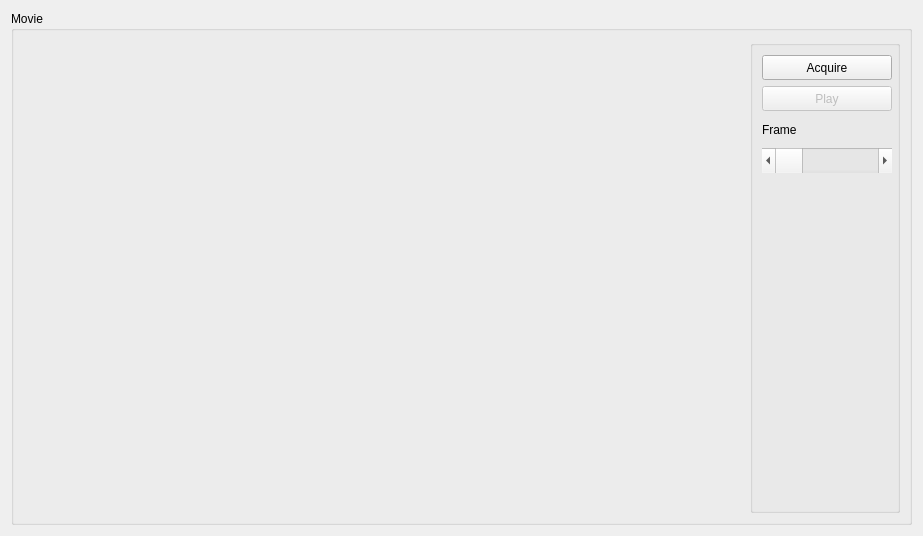
<?xml version="1.0" encoding="UTF-8"?>
<ui version="4.0">
 <class>ImageHandler</class>
 <widget class="QWidget" name="ImageHandler">
  <property name="geometry">
   <rect>
    <x>0</x>
    <y>0</y>
    <width>923</width>
    <height>536</height>
   </rect>
  </property>
  <property name="windowTitle">
   <string>Form</string>
  </property>
  <layout class="QVBoxLayout" name="verticalLayout">
   <item>
    <widget class="QGroupBox" name="groupBox_3">
     <property name="minimumSize">
      <size>
       <width>0</width>
       <height>0</height>
      </size>
     </property>
     <property name="maximumSize">
      <size>
       <width>16777215</width>
       <height>16777215</height>
      </size>
     </property>
     <property name="title">
      <string>Movie</string>
     </property>
     <layout class="QHBoxLayout" name="horizontalLayout_7">
      <item>
       <widget class="QLabel" name="labelImage">
        <property name="minimumSize">
         <size>
          <width>450</width>
          <height>0</height>
         </size>
        </property>
       </widget>
      </item>
      <item>
       <widget class="QGroupBox" name="groupBox_5">
        <property name="minimumSize">
         <size>
          <width>150</width>
          <height>0</height>
         </size>
        </property>
        <property name="maximumSize">
         <size>
          <width>150</width>
          <height>16777215</height>
         </size>
        </property>
        <property name="title">
         <string/>
        </property>
        <layout class="QVBoxLayout" name="verticalLayout_5">
         <item>
          <widget class="QPushButton" name="pushButton_acquireMovies">
           <property name="minimumSize">
            <size>
             <width>130</width>
             <height>25</height>
            </size>
           </property>
           <property name="maximumSize">
            <size>
             <width>100</width>
             <height>25</height>
            </size>
           </property>
           <property name="text">
            <string>Acquire</string>
           </property>
          </widget>
         </item>
         <item>
          <widget class="QPushButton" name="pushButton_play">
           <property name="enabled">
            <bool>false</bool>
           </property>
           <property name="minimumSize">
            <size>
             <width>130</width>
             <height>25</height>
            </size>
           </property>
           <property name="maximumSize">
            <size>
             <width>100</width>
             <height>25</height>
            </size>
           </property>
           <property name="text">
            <string>Play</string>
           </property>
           <property name="checkable">
            <bool>true</bool>
           </property>
          </widget>
         </item>
         <item>
          <widget class="QLabel" name="label_3">
           <property name="minimumSize">
            <size>
             <width>0</width>
             <height>25</height>
            </size>
           </property>
           <property name="maximumSize">
            <size>
             <width>16777215</width>
             <height>25</height>
            </size>
           </property>
           <property name="text">
            <string>Frame</string>
           </property>
          </widget>
         </item>
         <item>
          <widget class="QScrollBar" name="frameScrollControll">
           <property name="minimumSize">
            <size>
             <width>130</width>
             <height>25</height>
            </size>
           </property>
           <property name="maximumSize">
            <size>
             <width>100</width>
             <height>25</height>
            </size>
           </property>
           <property name="orientation">
            <enum>Qt::Horizontal</enum>
           </property>
          </widget>
         </item>
         <item>
          <spacer name="verticalSpacer">
           <property name="orientation">
            <enum>Qt::Vertical</enum>
           </property>
           <property name="sizeHint" stdset="0">
            <size>
             <width>20</width>
             <height>40</height>
            </size>
           </property>
          </spacer>
         </item>
        </layout>
       </widget>
      </item>
     </layout>
    </widget>
   </item>
  </layout>
 </widget>
 <resources/>
 <connections>
  <connection>
   <sender>ImageHandler</sender>
   <signal>StreamOpened(bool)</signal>
   <receiver>pushButton_play</receiver>
   <slot>setEnabled(bool)</slot>
   <hints>
    <hint type="sourcelabel">
     <x>461</x>
     <y>267</y>
    </hint>
    <hint type="destinationlabel">
     <x>790</x>
     <y>203</y>
    </hint>
   </hints>
  </connection>
  <connection>
   <sender>ImageHandler</sender>
   <signal>FrameRangeChanged(int,int)</signal>
   <receiver>frameScrollControll</receiver>
   <slot>setRange(int,int)</slot>
   <hints>
    <hint type="sourcelabel">
     <x>461</x>
     <y>267</y>
    </hint>
    <hint type="destinationlabel">
     <x>787</x>
     <y>261</y>
    </hint>
   </hints>
  </connection>
  <connection>
   <sender>ImageHandler</sender>
   <signal>FrameChanged(int)</signal>
   <receiver>frameScrollControll</receiver>
   <slot>setValue(int)</slot>
   <hints>
    <hint type="sourcelabel">
     <x>461</x>
     <y>267</y>
    </hint>
    <hint type="destinationlabel">
     <x>817</x>
     <y>265</y>
    </hint>
   </hints>
  </connection>
  <connection>
   <sender>pushButton_acquireMovies</sender>
   <signal>clicked()</signal>
   <receiver>ImageHandler</receiver>
   <slot>LoadImageSource()</slot>
   <hints>
    <hint type="sourcelabel">
     <x>873</x>
     <y>51</y>
    </hint>
    <hint type="destinationlabel">
     <x>929</x>
     <y>58</y>
    </hint>
   </hints>
  </connection>
  <connection>
   <sender>pushButton_play</sender>
   <signal>clicked()</signal>
   <receiver>ImageHandler</receiver>
   <slot>StartStopPlayback()</slot>
   <hints>
    <hint type="sourcelabel">
     <x>812</x>
     <y>193</y>
    </hint>
    <hint type="destinationlabel">
     <x>461</x>
     <y>267</y>
    </hint>
   </hints>
  </connection>
  <connection>
   <sender>pushButton_play</sender>
   <signal>clicked()</signal>
   <receiver>ImageHandler</receiver>
   <slot>UpdateFrameUI()</slot>
   <hints>
    <hint type="sourcelabel">
     <x>855</x>
     <y>197</y>
    </hint>
    <hint type="destinationlabel">
     <x>920</x>
     <y>451</y>
    </hint>
   </hints>
  </connection>
  <connection>
   <sender>frameScrollControll</sender>
   <signal>valueChanged(int)</signal>
   <receiver>ImageHandler</receiver>
   <slot>SetFrame(int)</slot>
   <hints>
    <hint type="sourcelabel">
     <x>872</x>
     <y>264</y>
    </hint>
    <hint type="destinationlabel">
     <x>932</x>
     <y>282</y>
    </hint>
   </hints>
  </connection>
 </connections>
 <slots>
  <signal>MovieCountChanged(int)</signal>
  <signal>StreamsNumberChanged(int)</signal>
  <signal>FrameRangeChanged(int,int)</signal>
  <signal>StreamOpened(bool)</signal>
  <signal>FrameChanged(int)</signal>
  <slot>SetMovieCount(int)</slot>
  <slot>SetStreamCount(int)</slot>
  <slot>LoadImageSource()</slot>
  <slot>UpdateFrameUI()</slot>
  <slot>StartStopPlayback()</slot>
  <slot>OpenStream(int)</slot>
  <slot>NextFrame(bool)</slot>
  <slot>SetFrame(int)</slot>
 </slots>
</ui>
